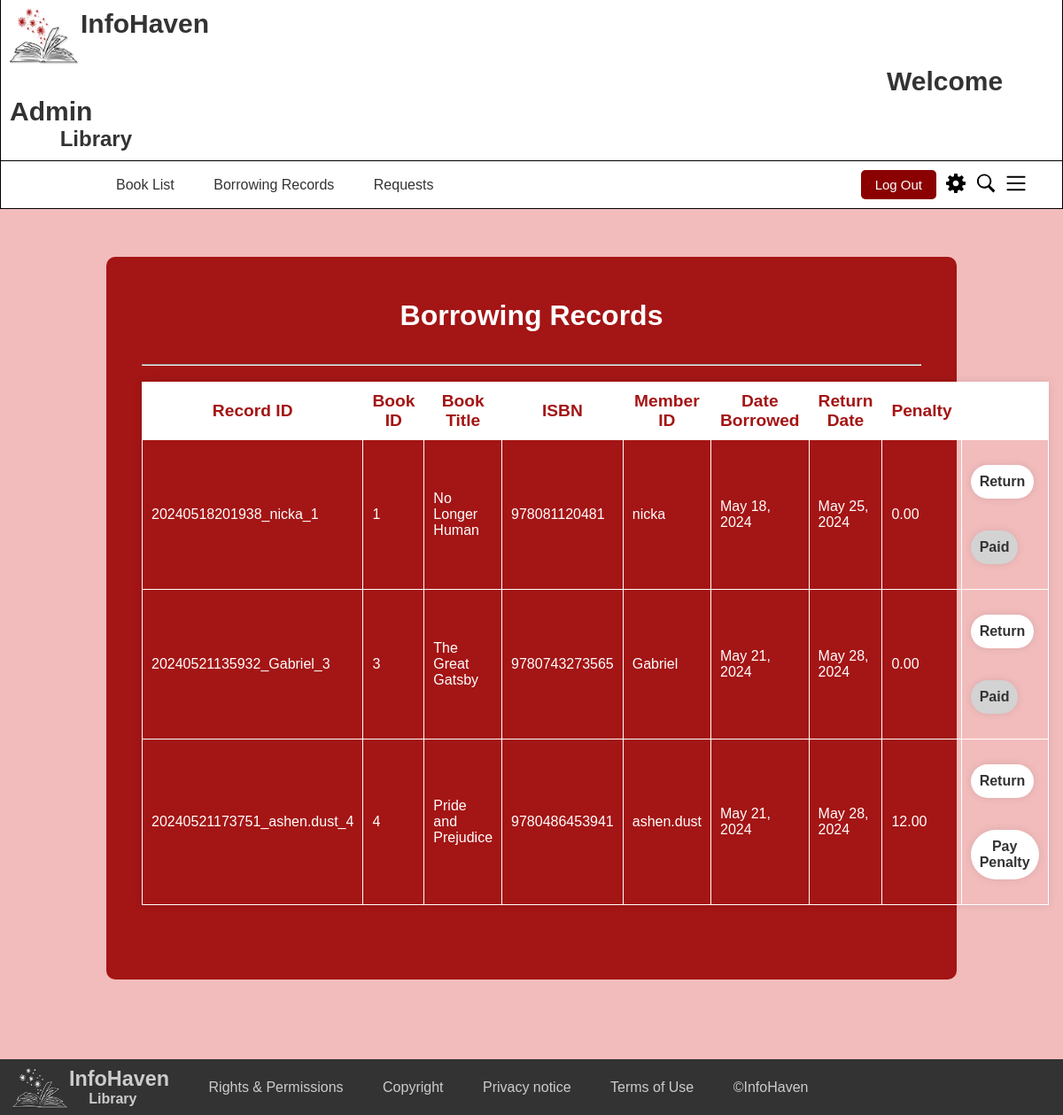
Page /UserRecords on the committed database.
### InfoHaven_App/models.py (models this page shows, shortened)
class BorrowingRecord(models.Model):
    Record_ID = models.CharField(primary_key=True, unique=True, max_length=50)
    book_id = models.ForeignKey('Book', on_delete=models.PROTECT)
    Member_ID = models.CharField(max_length=50)
    date_borrowed = models.DateField(default=None)
    return_date = models.DateField(default=None)
    date_returned = models.DateField(null=True, blank=True)
    penalty = models.DecimalField(max_digits=5, decimal_places=2, default=0.00)
    isReturned = models.IntegerField(default=0)
    isAccepted = models.IntegerField(default=0)
    isRequested = models.IntegerField(default=0)

class Book(models.Model):
    book_id = models.CharField(primary_key=True, unique=True, max_length=50)
    author_id = models.CharField(max_length=50)
    title = models.CharField(max_length=255)
    summary = models.TextField(null=True, blank=True)
    author = models.CharField(max_length=255)
    publisher = models.CharField(max_length=255)
    classification = models.CharField(max_length=255)
    date_published = models.DateField()
    isbn = models.CharField(max_length=13, unique=True)
    status = models.CharField(max_length=50)
    borrower = models.CharField(max_length=50, blank=True, null=True)

### InfoHaven_App/views.py (the view)
# urls.py: path('UserRecords', views.user_records, name='user_records'),
def user_records(request):
    records = BorrowingRecord.objects.filter(isAccepted=1, isRequested=0, isReturned=0, book_id__status="Borrowed").select_related('book_id')
    for record in records:
        member = get_object_or_404(Member, Member_ID=record.Member_ID)
        record.borrower_name = f"{member.Fname} {member.Lname}"  # Assuming you have first_name and last_name fields in the Member model
    context = {
        'records': records
    }
    return render(request, 'InfoHaven_App/user_records.html', context)

### templates/InfoHaven_App/user_records.html (shortened to what this page needs)
<!DOCTYPE html>
<html lang="en">
  <head>
      {% load static %}
      <link rel="stylesheet" href="{% static 'styles.css' %}">
  </head>
  <body>
      <header style="padding: 0;">
          <div class="bordering2">
              <img src="{% static 'logo.png' %}" alt="logo" class="logo">
              <h1 class="element" style="padding-left: 10px; padding-top: 10px; font-size: 30px;">
                  InfoHaven
                  {% if request.session.member_type == 0 %}
                      <span style="padding-left: 990px;">Welcome {{ request.session.member_fname }}</span>
                  {% else %}
                      <span style="padding-left: 990px;">Welcome Admin</span>
                  {% endif %}
              </h1>
              <h2 class="element" style="padding-left: 40px; padding-bottom: 10px;">&nbsp;&nbsp;&nbsp;&nbsp;Library</h2>
          </div>
          <nav class="bordering">
              <ul class="menu">
                  {% if request.session.member_type == 0 %}
                      <li><a href="/Dashboard">BookList</a></li>
                      <li><a href="/Start_Logged">Borrowing Records</a></li>
                  {% else %}
                      <li><a href="/DashboardAdmin">Book List</a></li>
                      <li><a href="/UserRecords">Borrowing Records</a></li>
                      <li><a href="/BorrowRequest">Requests</a></li>
                  {% endif %}
              </ul>
              <div class="user-actions">
                  <a href="/Logout">
                      <button id="sign-in">Log Out</button>
                  </a>
                  <div id="settings-icon">
                    <img src="{% static 'settings.svg' %}" alt="Settings Icon" id="settings-button">
                </div>
                  <div id="search-icon">
                      <img src="{% static 'search.svg' %}" alt="Search Icon">
                  </div>
                  <div id="menu-icon">
                      <img src="{% static 'menu.svg' %}" alt="Menu Icon">
                  </div>
              </div>
          </nav>
      </header>
      <main style="background-color: #F2BCBC; min-height: 120vh;">
        <br><br><br>
        <div class="db_wrapper">
          <br>
          <h1 style="text-align: center;">Borrowing Records</h1>
          <br> <br> <hr>
          <br>
          <div class="row justify-content-center">
            <div class="col-md-12">
              <table class="table table-striped table-bordered table-hover center">
                <thead>
                  <tr style="font-size: larger;">
                    <th>Record ID</th>
                    <th>Book ID</th>
                    <th>Book Title</th>
                    <th>ISBN</th>
                    <th>Member ID</th>
                    <th>Date Borrowed</th>
                    <th>Return Date</th>
                    <th>Penalty</th>
                    <th> </th>
                  </tr>
                </thead>
                <tbody>
                    {% for record in records %}
                    <tr>
                    <td>{{ record.Record_ID }}</td>
                    <td>{{ record.book_id.book_id }}</td>
                    <td>{{ record.book_id.title }}</td>
                    <td>{{ record.book_id.isbn }}</td>
                    <td>{{ record.Member_ID }}</td>
                    <td>{{ record.date_borrowed }}</td>
                    <td>{{ record.return_date }}</td>
                    <td data-penalty="{{ record.penalty }}">{{ record.penalty }}</td>
                    <td>
                        <br>
                        <button class="btn" onclick="returnBookWithCheck('{{ record.Record_ID }}', '{{ record.book_id.book_id }}', '{{ record.penalty }}')">
                            Return
                        </button>
                        <br><br><br>
                        {% if record.penalty == 0.00 %}
                            <button class="btn" style="pointer-events: none; background-color: lightgray;" disabled>Paid</button>
                        {% else %}
                            <button class="btn" onclick="payPenalty('{{record.Record_ID}}')">Pay Penalty</button>
                        {% endif %}
                        <br><br>
                    </td>
                    </tr>
                    {% empty %}
                        <tr>
                            <td colspan="9">No Borrowed Books</td>
                        </tr>
                    {% endfor %}
                </tbody>
            </table>
              <div class="row justify-content-center">
                <br><br><br>
              </div>
            </div>
          </div>
        </div>
      </main>
      <footer>
        <img src="{% static 'imglogo2.png' %}" alt="Image logo" style="width: 70px; height: 55px; float: left; margin-top: -5px; margin-left: 8px;">
          <div>
              <div class="library-name">
              <h3 class="element">InfoHaven</h3><h4 class="element" style="font-size:medium;">&nbsp;&nbsp;&nbsp;&nbsp;&nbsp;Library</h4>
              </div>
              <ul class="footer-links">
                  <li><a href="#">Rights & Permissions</a></li>
                  <li><a href="#">Copyright</a></li>
                  <li><a href="#">Privacy notice</a></li>
                  <li><a href="#">Terms of Use</a></li>
                  <li><a href="#">&#169;InfoHaven</a></li>
              </ul>
          </div>
    </footer>
    </body>
  </html>

### static/styles.css (style rules this page uses)
body { font-family: Arial, sans-serif; margin: 0; padding: 0; }
nav { display: flex; justify-content: space-between; align-items: center; margin: 0 auto; padding: 0 20px; }
footer { background-color: #333; color: #CCC; padding: 9px 0; }
.logo { width: 90px; height: 75px; float: left; }
.element { margin: 0; padding: 0; }
.bordering { padding: 10px; border-top: none; border-right: 1px solid black; border-bottom: 1px solid black; border-left: 1px solid black; }
.bordering2 { border-top: none; border-right: 1px solid black; border-bottom: 1px solid black; border-left: 1px solid black; }
.menu { list-style-type: none; padding: 0; margin-left: 100px; }
.menu li { display: inline; margin-left: 20px; margin-right: 20px; }
.menu li a { text-decoration: none; color: #333; }
.user-actions { display: flex; align-items: center; margin-right: 20px; }
.library-name, .footer-links { display: inline-block; vertical-align: middle; margin: 0; }
.library-name { font-size: 20px; margin-right: 20px; }
.footer-links { list-style: none; padding: 0; }
.footer-links li { margin-right: 20px; display: inline; margin-left: 20px ; }
.footer-links a { color: #CCC; text-decoration: none; }
#sign-up, #sign-in { margin-right: 10px; background-color: darkred; color: #fff; border: none; padding: 8px 16px; cursor: pointer; border-radius: 5px; font-size: 15px; }
#search-icon { margin-right: 10px; cursor: pointer; }
#search-icon img { width: 24px; height: 24px; }
#menu-icon { margin-right: 10px; cursor: pointer; }
#menu-icon img { width: 24px; height: 24px; }
* { margin: 0; padding: 0; box-sizing: border-box; font-family: "Poppins", sans-serif; }
body { justify-content: center; align-items: center; min-height: 100vh; background-size: cover; background-position: center; }
header { color: #333; background-color: #fff; padding: 10px 0; }
.db_wrapper { width: 80%; margin-right: auto; margin-left: auto; background: #a41515; color: #fff; border-radius: 10px; padding: 30px 40px; min-width: 500px; }
.db_wrapper .btn { background: #fff; border: none; outline: none; border-radius: 40px; box-shadow: 0 0 10px rgba(0, 0, 0, .1); cursor: pointer; font-size: 16px; color: #333; font-weight: 600; padding: 10px; text-decoration: none; }
.table { width: 100%; border-collapse: collapse; box-shadow: 0px 0px 10px 0px rgba(0,0,0,0.1); }
.table th { background-color: white; color: #a41515; padding: 10px; border: 1px solid white; width: auto; height: auto; }
.table td { padding: 10px; border: 1px solid white; }
.center { margin-left: auto; margin-right: auto; }

### rows in the picture
BorrowingRecord: Record_ID "20240518201938_nicka_1", book_id.book_id "1", book_id "No Longer Human", book_id.isbn "978081120481", Member_ID "nicka", date_borrowed "May 18, 2024", return_date "May 25, 2024", penalty "0.00", shows "Paid"
BorrowingRecord: Record_ID "20240521135932_Gabriel_3", book_id.book_id "3", book_id "The Great Gatsby", book_id.isbn "9780743273565", Member_ID "Gabriel", date_borrowed "May 21, 2024", return_date "May 28, 2024", penalty "0.00", shows "Paid"
BorrowingRecord: Record_ID "20240521173751_ashen.dust_4", book_id.book_id "4", book_id "Pride and Prejudice", book_id.isbn "9780486453941", Member_ID "ashen.dust", date_borrowed "May 21, 2024", return_date "May 28, 2024", penalty "12.00"
